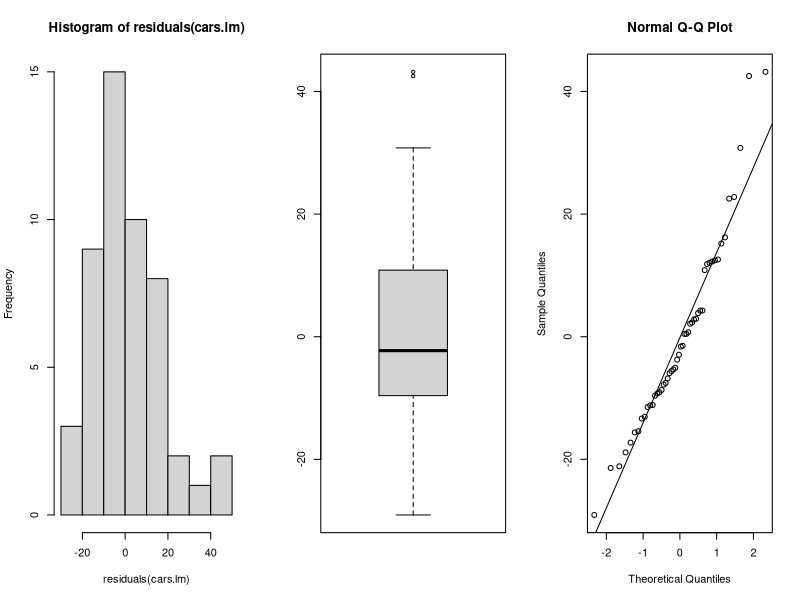
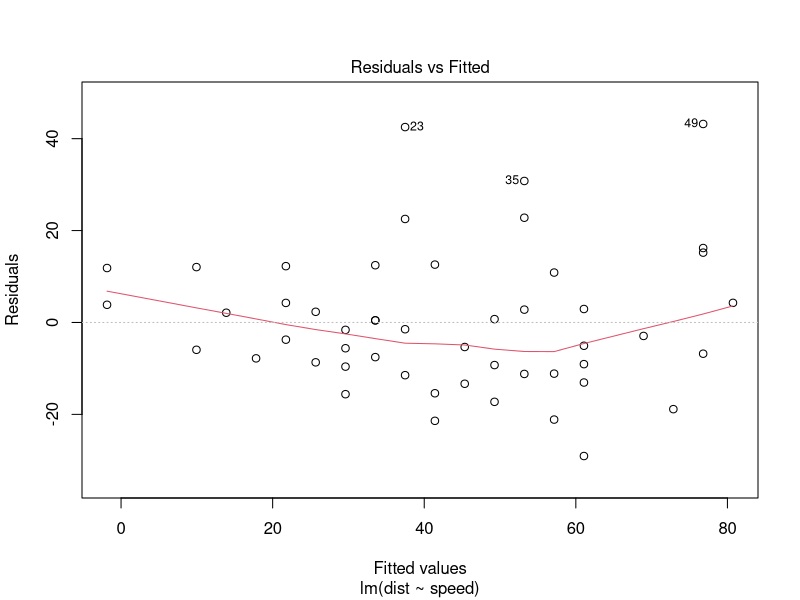
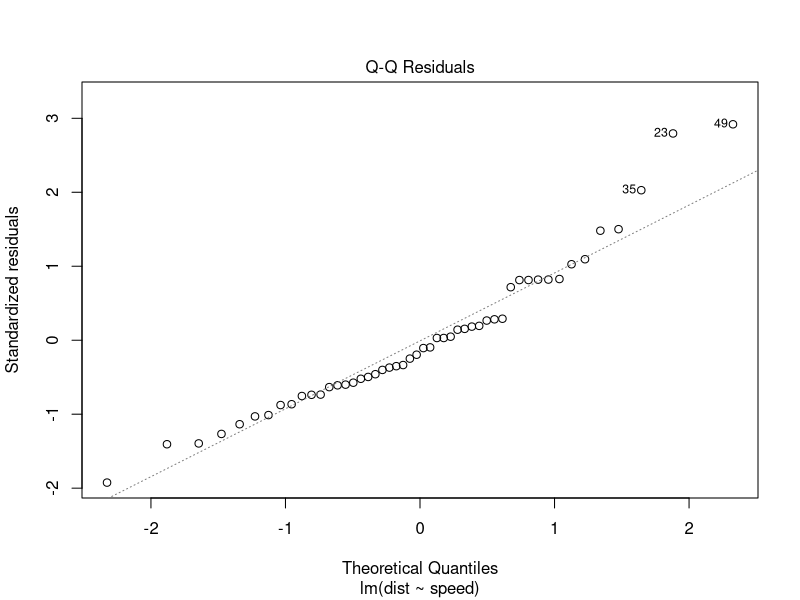
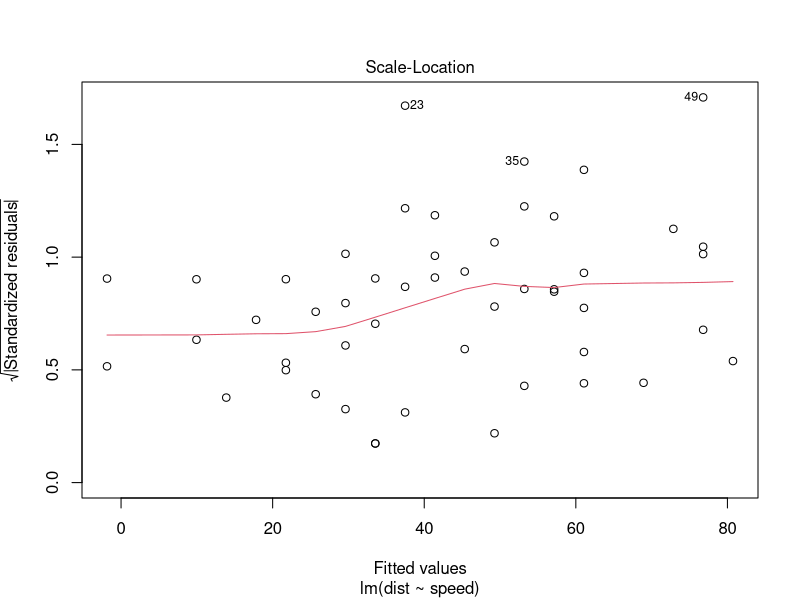
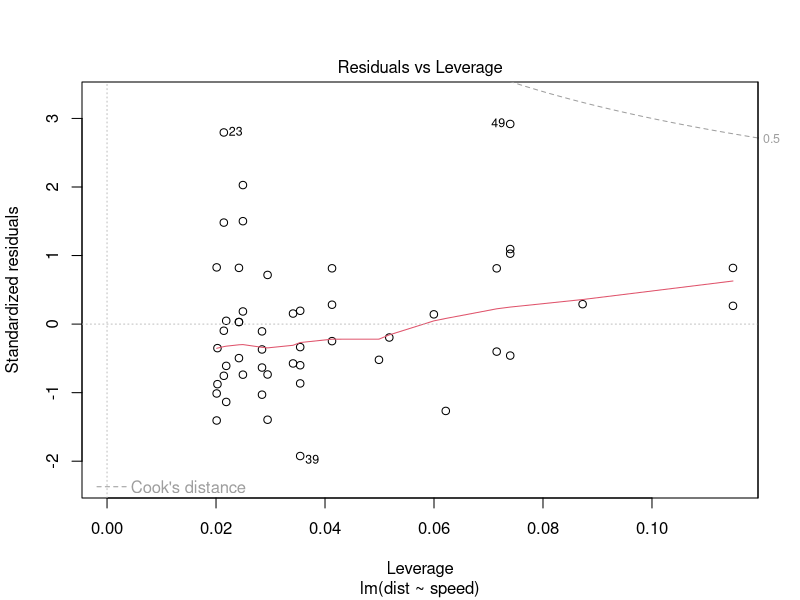
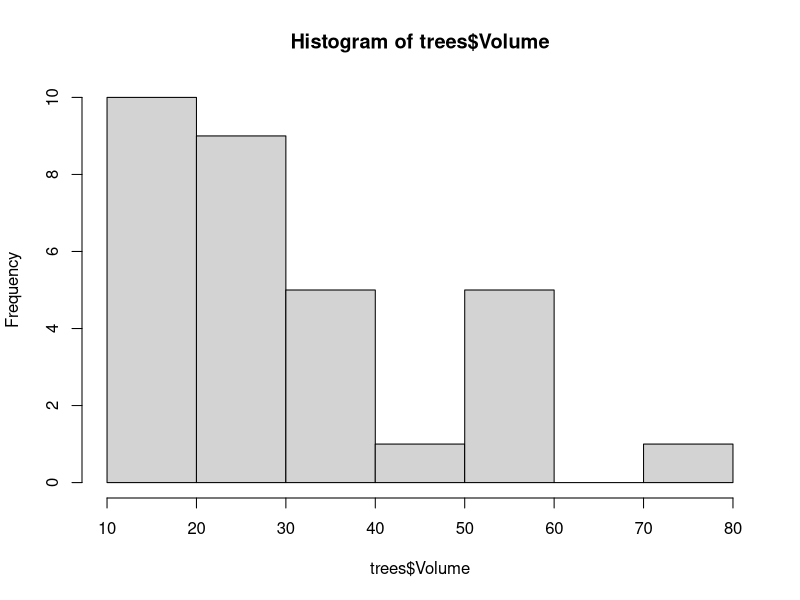
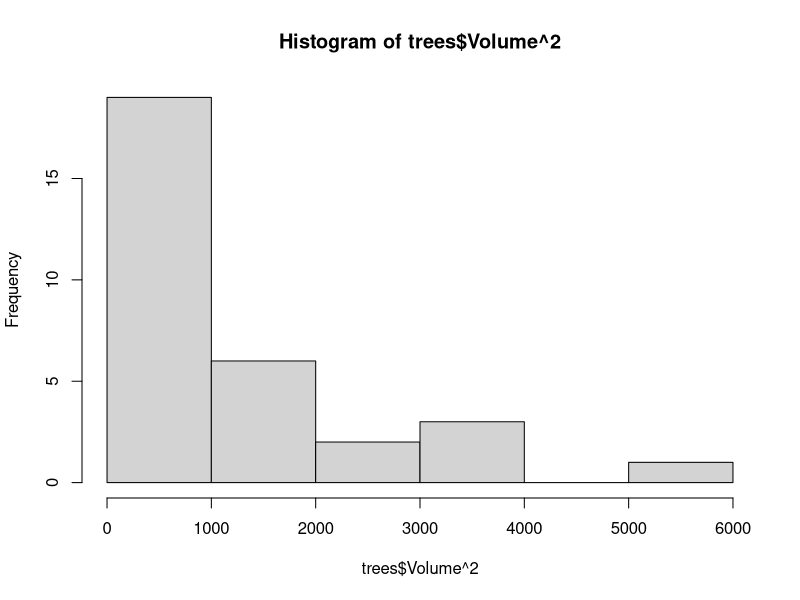
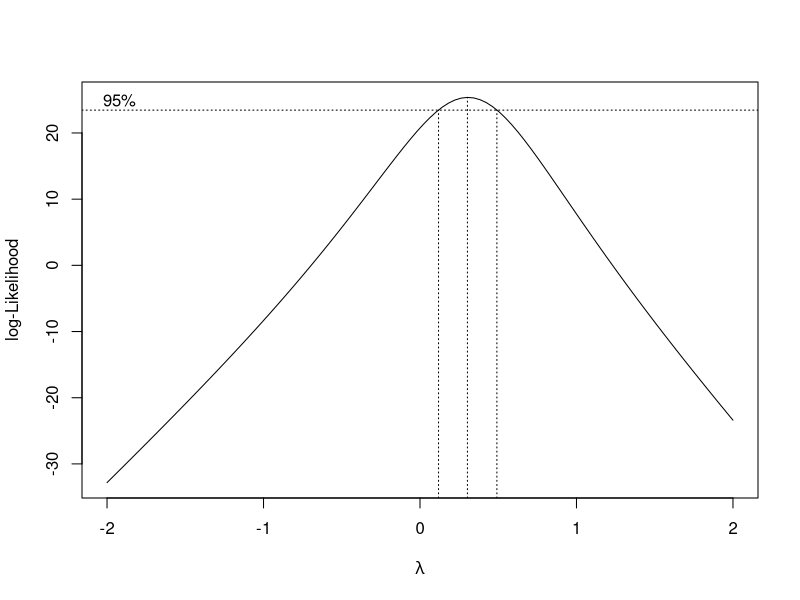

These figures' R source, in order:
## ---- chunk 1

data(cars)
cars.lm <- lm(dist ~ speed, data = cars)
coef(cars.lm)
names(cars.lm)

## ---- chunk 2

residuals(cars.lm)
par(mfrow=c(1,3)) #3 colonne

hist(residuals(cars.lm))

boxplot(residuals(cars.lm))

qqnorm(residuals(cars.lm))
qqline(residuals(cars.lm))

par(mfrow=c(1,1)) #reset colonne

## ---- chunk 3
# par(mfrow=c(1, 4))
# par(mfrow=c(2, 2))
plot(cars.lm)
# par(mfrow=c(1, 1))
## ---- chunk 4

# install.packages("lmtest")
library(lmtest)
dwtest(cars.lm, alternative = "two.sided")

## ---- chunk 5

cars[23,]
dim(cars)
cars[-23,]
dim(cars[-23,])

## ---- chunk 6

shapiro.test(residuals(cars.lm))

## ---- chunk 7

library(lmtest)
bptest(cars.lm)

## ---- chunk 8

data("trees")
head(trees)

hist(trees$Volume)
hist(trees$Volume^2)

library(MASS)
?boxcox
bctrans <- boxcox(Volume ~ Height + Girth, data = trees)
bctrans <- boxcox(Volume ~ Height + Girth, data = trees,
                  lambda = seq(0, 0.5, length = 10))
bctrans
which(bctrans$y==max(bctrans$y))
bctrans$x[62]
hist(trees$Volume)
hist(trees$Volume^0.31)

max(bctrans$y)

library(dplyr)
risultati.bc <- data.frame(bctrans$y, bctrans$x)
head(risultati.bc)

arrange(risultati.bc, bctrans.y)

